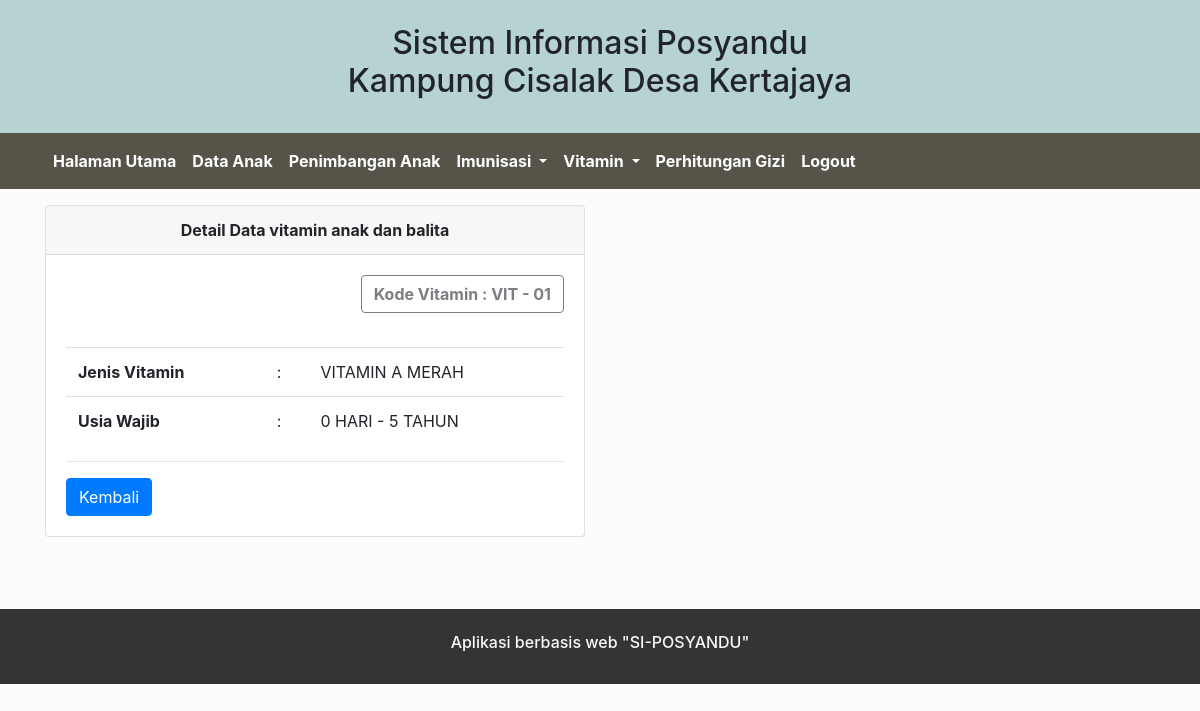
Page /Datavitamin/detail/1 on the committed database.
### tables this page shows
CREATE TABLE `vitamin` (
  `Kode_vitamin` int(10) NOT NULL,
  `Jenis_vitamin` varchar(20) NOT NULL,
  `Usia_wajib_vitamin` varchar(20) NOT NULL
);

### application/controllers/Datavitamin.php (called while the page is built, shortened)
<?php
class Datavitamin extends CI_Controller{
    public function __construct()
    {
        $this->load->model('Datavitamin_model');
    }
    public function detail($id)
    {
         $data['judul'] = 'Detail Data anak dan balita';
         $data['vitamin'] = $this->Datavitamin_model->getDetail($id);
         $this->load->view('Templates2/Header', $data);
         $this->load->view('Datavitamin/Detail', $data);
         $this->load->view('Templates2/Footer');
    }
}

### index.php (called while the page is built, shortened)
<?php
require_once BASEPATH.'core/CodeIgniter.php';

### application/models/Datavitamin_model.php (called while the page is built, shortened)
<?php
class Datavitamin_model extends CI_model{
    public function getDetail($id)
    {
        return $this->db->get_where('vitamin', ['Kode_vitamin' => $id])->row_array();
    }
}

### application/views/Datavitamin/Detail.php (the view)
<div class="container">
    <div class="row mt-3">
        <div class="col-md-6">
        <div class="card">
        <div class="card-header text-center font-weight-bold">
            Detail Data vitamin anak dan balita
        </div>
        <div class="card-body">
        <button type="button" class="btn btn-outline-dark float-right font-weight-bold" disabled>Kode Vitamin : VIT - 0<?= $vitamin['Kode_vitamin']; ?></button><br><br><br>
        <table class="table">
            <tbody class="">
                <tr>
                <th scope="row">Jenis Vitamin</th>
                <td>:</td>
                <td><?= $vitamin['Jenis_vitamin']; ?></td>
                </tr>
                <tr>
                <th scope="row">Usia Wajib</th>
                <td>:</td>
                <td><?= $vitamin['Usia_wajib_vitamin']; ?></td>
                </tr>
            </tbody>
        </table>
                <hr>
                <a href="<?= base_url(); ?>Datavitamin" class="btn btn-primary">Kembali</a>
        </div>
        </div>
        </div>
    </div>
</div><BR><BR><BR>

### rows in the picture
vitamin: Kode_vitamin "1", Jenis_vitamin "VITAMIN A MERAH", Usia_wajib_vitamin "0 HARI - 5 TAHUN"
